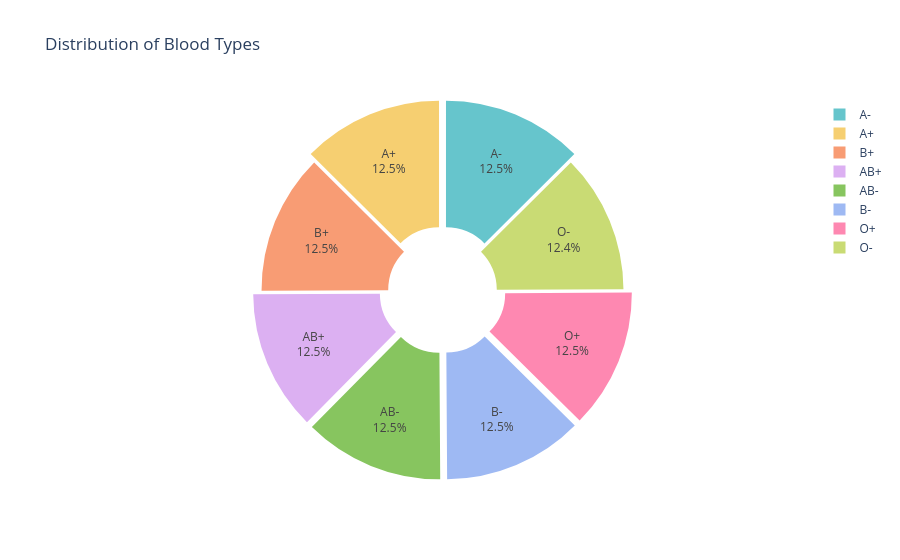

The notebook cell this image was saved under:
### Code cell
import plotly.express as px

# رسم المخطط الدائري لفصائل الدم
fig = px.pie(data_df, names='Blood Type', 
             title="Distribution of Blood Types", 
             hole=0.3,  # يعطي شكل "Donut"
             color_discrete_sequence=px.colors.qualitative.Pastel)

fig.update_traces(textinfo="percent+label", pull=[0.05]*len(data_df['Blood Type'].unique()))  
fig.show()

### Figure 1 — Plotly figure (JSON) as saved in the notebook; plotly's stock layout.template omitted (floating-point values rounded to 4 significant figures; data arrays with more than 128 entries replaced by an {"elided": "..."} marker saying what was removed)
{"data": [{"domain": {"x": [0, 1], "y": [0, 1]}, "hole": 0.3, "hovertemplate": "Blood Type=%{label}<extra></extra>", "labels": {"elided": "54966 str values"}, "legendgroup": "", "name": "", "pull": [0.05, 0.05, 0.05, 0.05, 0.05, 0.05, 0.05, 0.05], "showlegend": true, "textinfo": "percent+label", "type": "pie"}], "layout": {"legend": {"tracegroupgap": 0}, "piecolorway": ["rgb(102, 197, 204)", "rgb(246, 207, 113)", "rgb(248, 156, 116)", "rgb(220, 176, 242)", "rgb(135, 197, 95)", "rgb(158, 185, 243)", "rgb(254, 136, 177)", "rgb(201, 219, 116)", "rgb(139, 224, 164)", "rgb(180, 151, 231)", "rgb(179, 179, 179)"], "title": {"text": "Distribution of Blood Types"}}}
